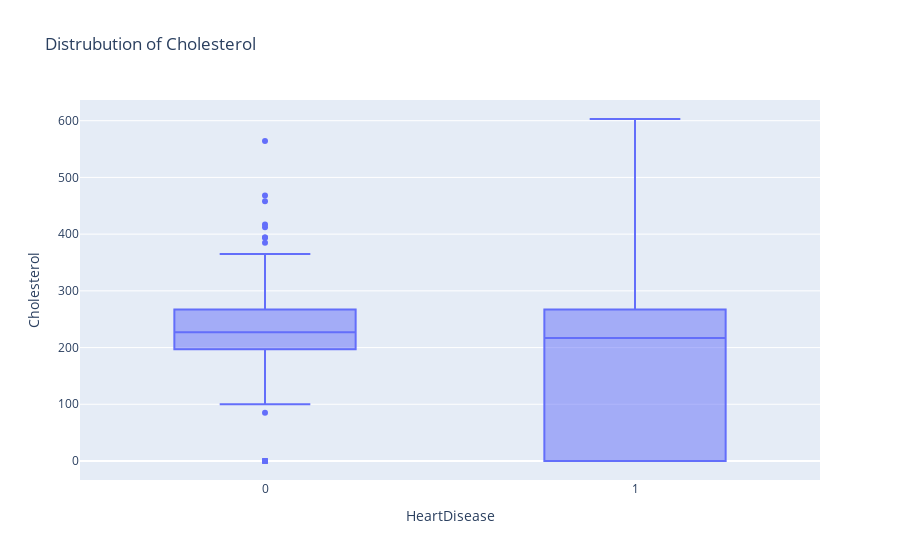

The cell this chart's notebook holds for it:
### Code cell
fig = px.box(df,y="Cholesterol",x="HeartDisease",title=f"Distrubution of Cholesterol")
fig.show()

### Figure 1 — Plotly figure (JSON) as saved in the notebook; plotly's stock layout.template omitted (floating-point values rounded to 4 significant figures; data arrays with more than 128 entries replaced by an {"elided": "..."} marker saying what was removed)
{"data": [{"alignmentgroup": "True", "hovertemplate": "HeartDisease=%{x}<br>Cholesterol=%{y}<extra></extra>", "legendgroup": "", "marker": {"color": "#636efa"}, "name": "", "notched": false, "offsetgroup": "", "orientation": "v", "showlegend": false, "type": "box", "x": {"elided": "918 int values"}, "x0": " ", "xaxis": "x", "y": {"elided": "918 int values"}, "y0": " ", "yaxis": "y"}], "layout": {"boxmode": "group", "legend": {"tracegroupgap": 0}, "title": {"text": "Distrubution of Cholesterol"}, "xaxis": {"anchor": "y", "domain": [0, 1], "title": {"text": "HeartDisease"}}, "yaxis": {"anchor": "x", "domain": [0, 1], "title": {"text": "Cholesterol"}}}}
